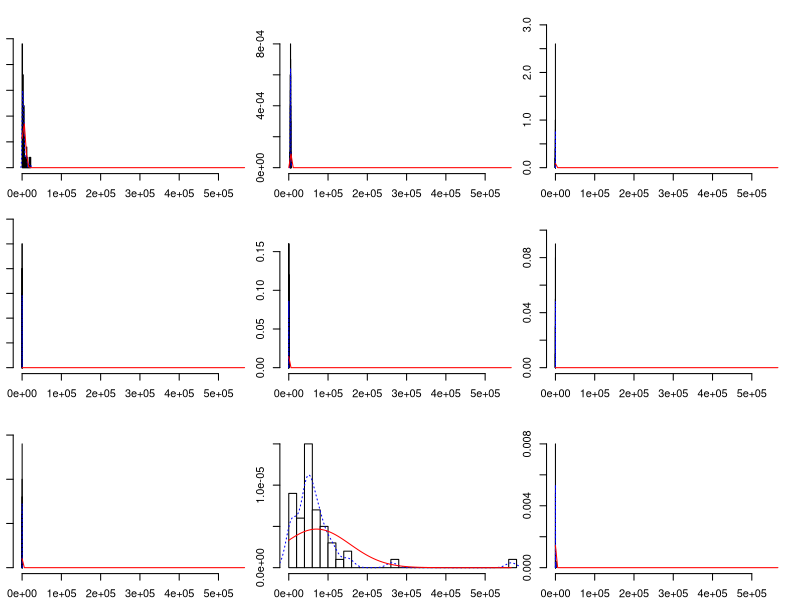
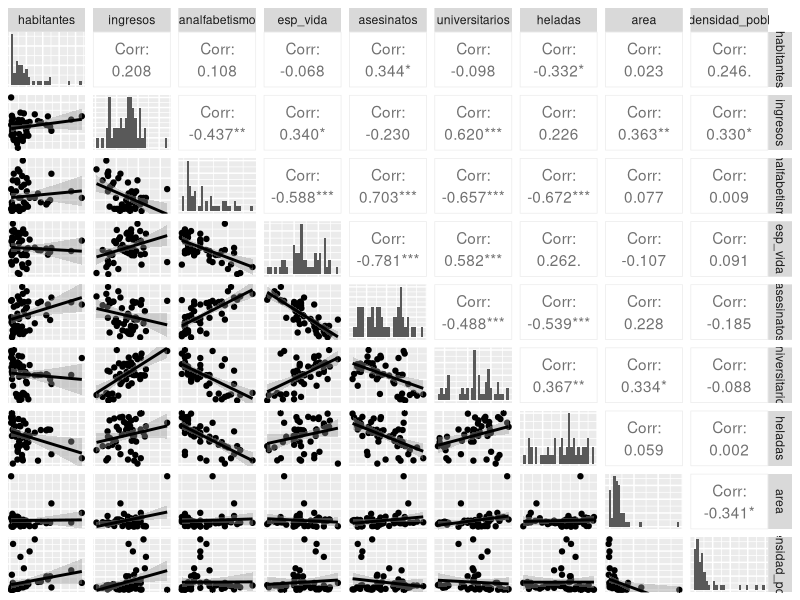
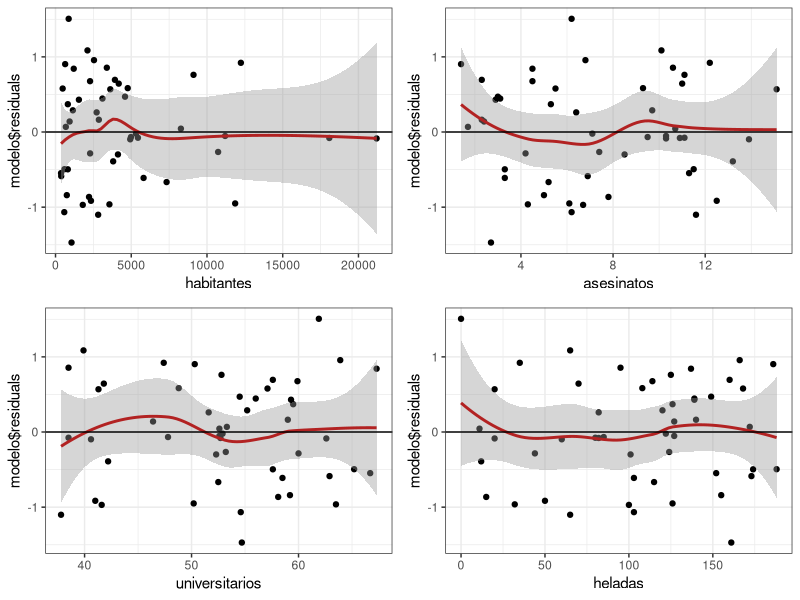
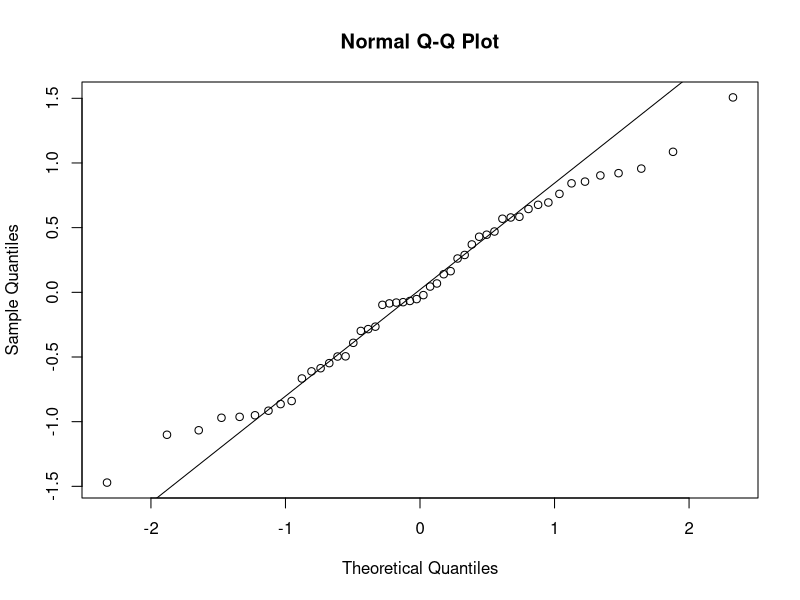
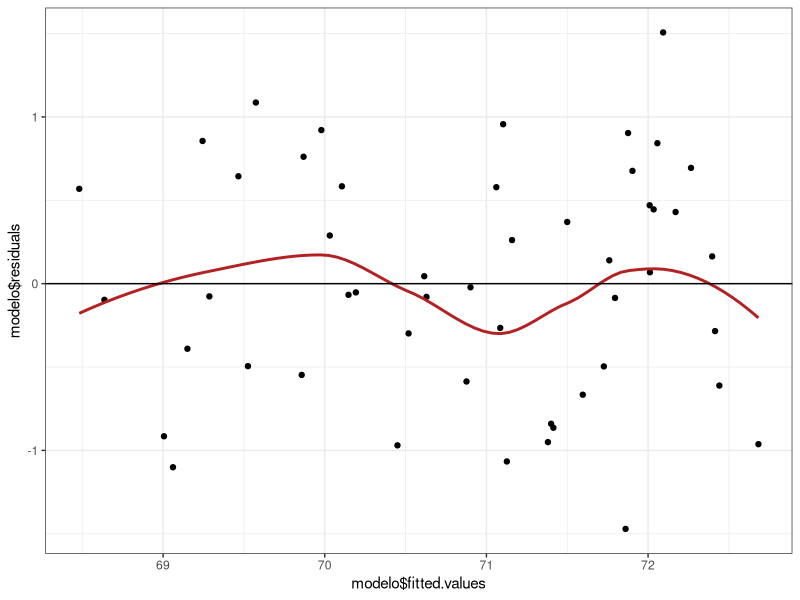
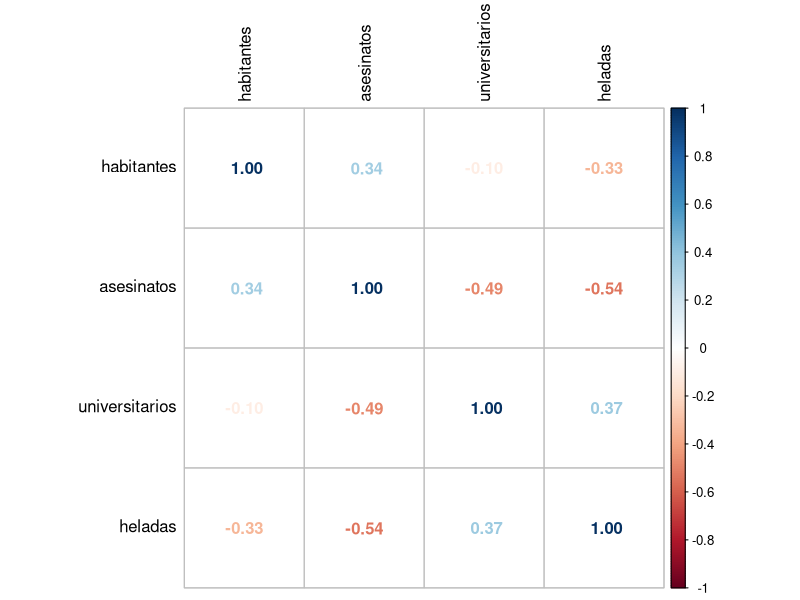

The R source for these figures, in order:
# Un estudio quiere generar un modelo que permita predecir la
# esperanza de vida media de los habitantes de una ciudad en
# funcion de diferentes variables. Se dispone de informacion
# sobre: habitantes, analfabetismo, ingresos, esperanza de vida,
# asesinatos, universitarios, heladas, area y densidad poblacional.

# El data set empleado es el state.x77
# Para facilitar su interpretacion se renombra y se modifica
# install.packages('dplyr')
library(dplyr)
datos <- as.data.frame(state.x77)
datos <- rename(habitantes = Population, analfabetismo = Illiteracy,
                ingresos = Income, esp_vida = `Life Exp`, asesinatos = Murder,
                universitarios = `HS Grad`, heladas = Frost, area = Area,
                .data = datos)
datos <- mutate(.data = datos, densidad_pobl = habitantes * 1000 / area)

# 1. Analizar la relación entre variables
# Las dos formas principales de hacerlo son mediante representaciones graficas
# (graficos de dispersion) y el calculo del coeficiente de correlacion de
# cada par de variables.
round(cor(x = datos, method = "pearson"), 3)

# install.packages('dplyr')
library(psych)
multi.hist(x = datos, dcol = c("blue", "red"), dlty = c("dotted", "solid"),
           main = "")

# Otros paquetes permiten representar a la vez los diagramas de dispersion,
# los valores de correlacion para cada par de variables y la distribucion
# de cada una de las variables.
# install.packages('GGally')
library(GGally)
ggpairs(datos, lower = list(continuous = "smooth"),
        diag = list(continuous = "bar"), axisLabels = "none")

# Del analisis preliminar se pueden extraer las siguientes conclusiones:
# Las variables que tienen una mayor relacion lineal con la esperanza de
# vida son: asesinatos (r= -0.78), analfabetismo (r= -0.59) y universitarios (r= 0.58).
# Asesinatos y analfabetismo estan medianamente correlacionados (r = 0.7)
# por lo que posiblemente no sea útil introducir ambos predictores en el modelo.
# Las variables habitantes, area y densidad poblacional muestran una distribucion
# exponencial, una transformacion logaritmica posiblemente haria mas normal su distribucion.

# 2. Generar el modelo
# En este caso se va a emplear el metodo mixto iniciando el modelo con todas las variables
# como predictores y realizando la seleccion de los mejores predictores con la medicion Akaike(AIC).

modelo <- lm(esp_vida ~ habitantes + ingresos + analfabetismo + asesinatos +
               universitarios + heladas + area + densidad_pobl, data = datos )
summary(modelo)

# El modelo con todas las variables introducidas como predictores tiene un R2 alta (0.7501), es capaz
# de explicar el 75,01% de la variabilidad observada en la esperanza de vida. El p-value del modelo
# es significativo (3.787e-10) por lo que se puede aceptar que el modelo no es por azar, al menos
# uno de los coeficientes parciales de regresion es distinto de 0. Muchos de ellos no son
# significativos, lo que es un indicativo de que podrian no contribuir al modelo.

# 3. Seleccion de los mejores predictores
# En este caso se van a emplear la estrategia de stepwise mixto. El valor matematico empleado
# para determinar la calidad del modelo va a ser Akaike(AIC).

step(object = modelo, direction = "both", trace = 1)

# El mejor modelo resultante del proceso de seleccion ha sido:

modelo <- (lm(formula = esp_vida ~ habitantes + asesinatos + universitarios +
              heladas, data = datos))
summary(modelo)

# Es recomendable mostrar el intervalo de confianza para cada uno de los coeficientes
# parciales de regresion:

confint(lm(formula = esp_vida ~ habitantes + asesinatos + universitarios +
            heladas, data = datos))

# Cada una de las pendientes de un modelo de regresion lineal multiple (coeficientes
# parciales de regresion de los predictores) se define del siguiente modo: Si el
# resto de variables se mantienen constantes, por cada unidad que aumenta el
# predictor en cuestion, la variable (Y) varia en promedio tantas unidades como
# indica la pendiente. Para este ejemplo, por cada unidad que aumenta el predictor
# universitarios, la esperanza de vida aumenta en promedio 0.04658 unidades, manteniendose
# constantes el resto de predictores.


# 4. Validacion de condiciones para la regresion multiple lineal
# Relacion lineal entre los predictores numericos y la variable respuesta:
library(ggplot2)
library(gridExtra)
plot1 <- ggplot(data = datos, aes(habitantes, modelo$residuals)) +
    geom_point() + geom_smooth(color = "firebrick") + geom_hline(yintercept = 0) +
    theme_bw()
plot2 <- ggplot(data = datos, aes(asesinatos, modelo$residuals)) +
    geom_point() + geom_smooth(color = "firebrick") + geom_hline(yintercept = 0) +
    theme_bw()
plot3 <- ggplot(data = datos, aes(universitarios, modelo$residuals)) +
    geom_point() + geom_smooth(color = "firebrick") + geom_hline(yintercept = 0) +
    theme_bw()
plot4 <- ggplot(data = datos, aes(heladas, modelo$residuals)) +
    geom_point() + geom_smooth(color = "firebrick") + geom_hline(yintercept = 0) +
    theme_bw()
grid.arrange(plot1, plot2, plot3, plot4)

# Se cumple la linealidad para todos los predictores
# Distribucion normal de los residuos:
qqnorm(modelo$residuals)
qqline(modelo$residuals)

shapiro.test(modelo$residuals)
# Tanto el analisis grafico como es test de hipotesis confirman la normalidad.

# Variabilidad constante de los residuos (homocedasticidad):
# Al representar los residuos frente a los valores ajustados por el modelo, los primeros
# se tienen que distribuir de forma aleatoria en torno a cero, manteniendo aproximadamente
# la misma variabilidad a lo largo del eje X. Si se observa algún patrón específico,
# por ejemplo forma conica o mayor dispersión en los extremos, significa que la
# variabilidad es dependiente del valor ajustado y por lo tanto no hay homocedasticidad.


ggplot(data = datos, aes(modelo$fitted.values, modelo$residuals)) +
geom_point() +
geom_smooth(color = "firebrick", se = FALSE) +
geom_hline(yintercept = 0) +
theme_bw()

library(lmtest)
bptest(modelo)

# No hay evidencias de falta de homocedasticidad.
# No multicolinialidad:
# Matriz de correlacion entre predictores.

library(corrplot)
corrplot(cor(dplyr::select(datos, habitantes, asesinatos,universitarios,heladas)),
         method = "number", tl.col = "black")

# Analisis de Inflacion de Varianza (VIF):
library(car)
vif(modelo)

# No hay predictores que muestren una correlacion lineal muy alta ni inflacion de varianza.

# autocorrelacion
library(car)
dwt(modelo, alternative = "two.sided")

# No hay evidencia de autocorrelacion
# Tamaño de la muestra:
# No existe una condicion establecida para el número minimo de observaciones, pero para
# prevenir que una variable resulte muy influyente cuando realmente no lo es, se
# recomienda que la cantidad de observaciones sea entre 10 y 20 veces el número de
# predictores. En este caso debería haber como mínimo 40 observaciones y se dispone
# de 50 por lo que es apropiado. 
